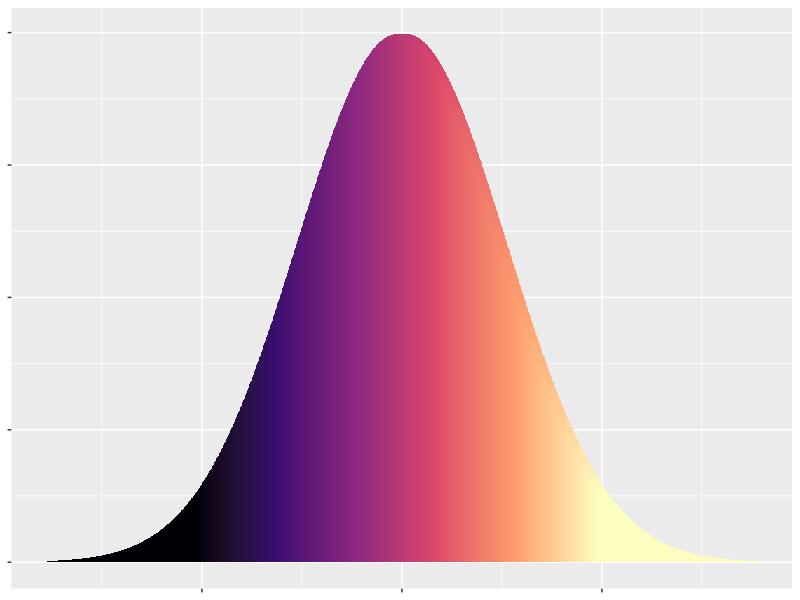
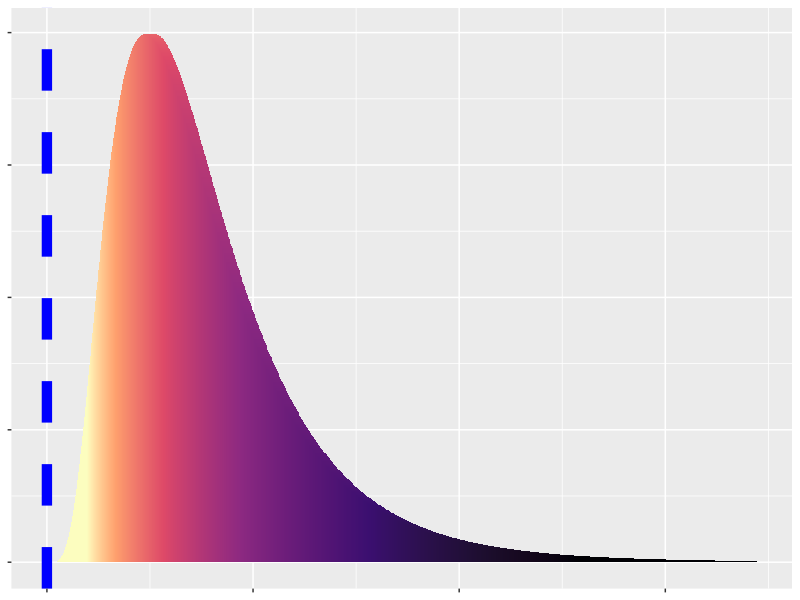
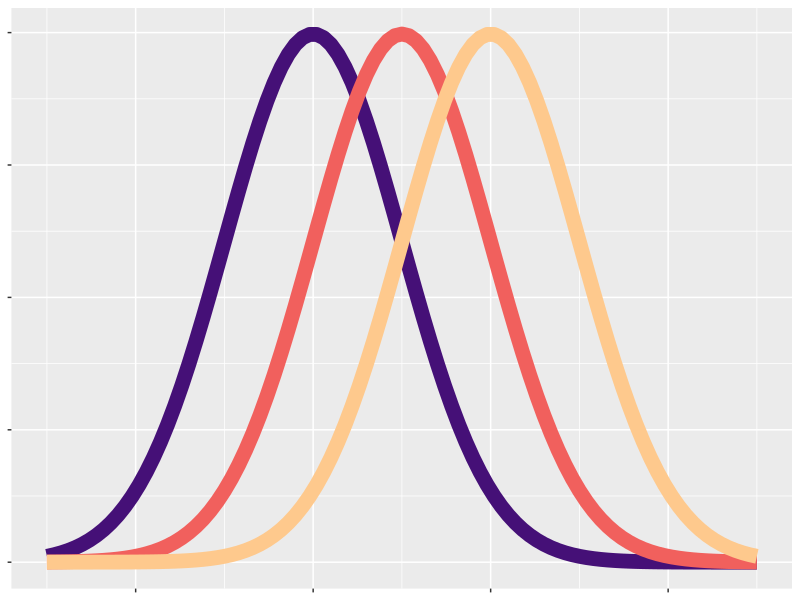
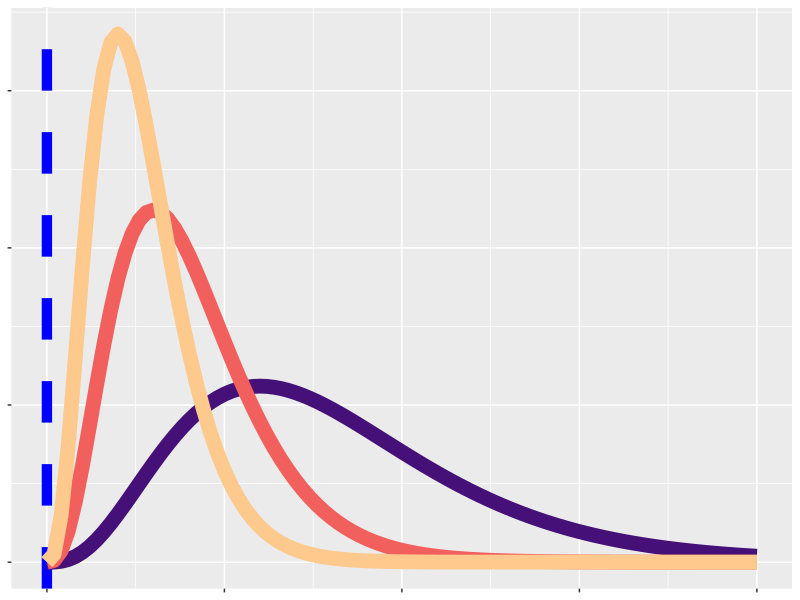
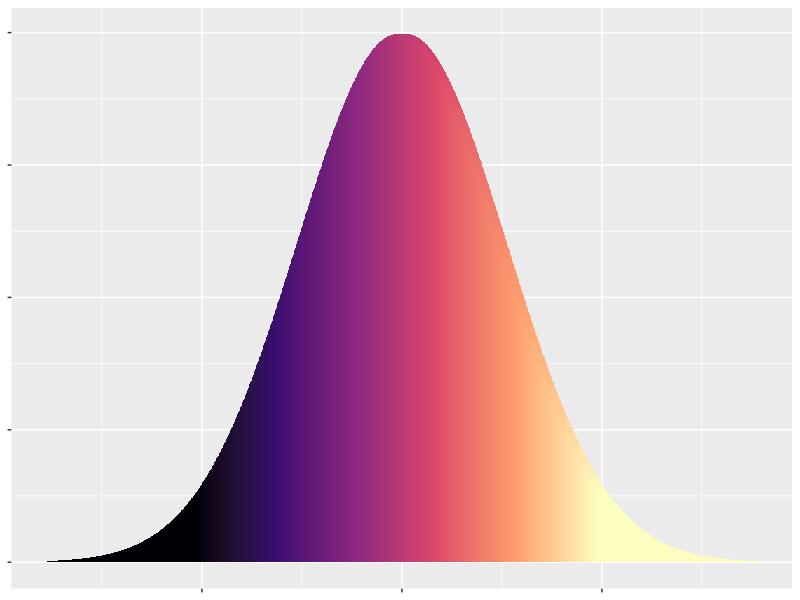
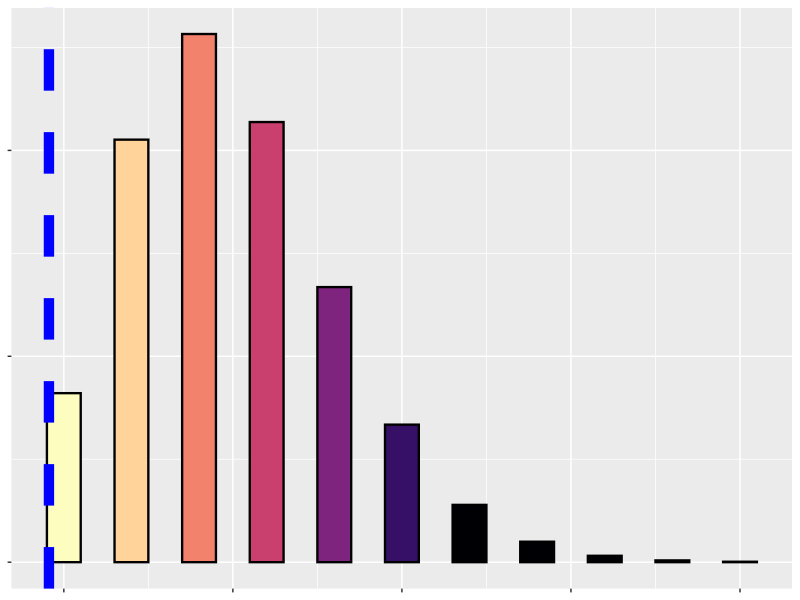
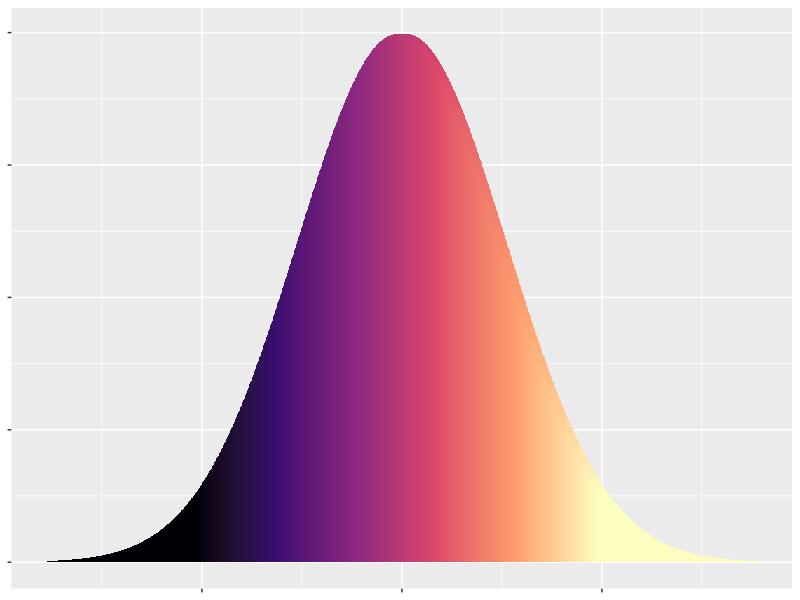
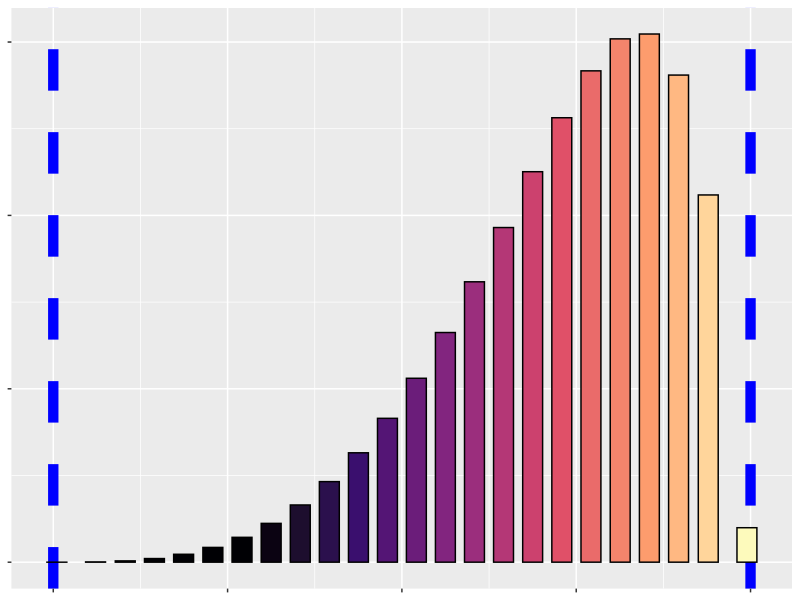

Generate these figures, in order, with R:
## ---- chunk 1
library(ggplot2)
library(scales)
df = data.frame(x = seq(-3.5, 3.5, length.out = 1000), y = NA)
df$y = dnorm(df$x, mean = 0, sd = 1)

ggplot(df, aes(x = x, y = y, fill = x)) +
  geom_col(width = 0.1, color = NA) +
  scale_fill_viridis_c(option="magma",limits=c(-2,2),oob=scales::squish) +
  theme(text=element_blank(),legend.position = "none")
## ---- chunk 2
ggplot(df, aes(x = 3^(x/2), y = y, fill = x)) +
  geom_col(width = 0.1, color = NA) +
  scale_fill_viridis_c(option="magma",direction=-1,limits=c(-1.5,3),oob=scales::squish) +
  geom_vline(xintercept=0,linewidth=3.5,linetype=2,color="blue")+
  theme(text=element_blank(),legend.position = "none")
## ---- chunk 3
# viridis_pal(option = "magma")(10)
ggplot() +
  scale_x_continuous(limits=c(-3,5))+
  stat_function(fun=dnorm,args=list(0,1),linewidth=5,col="#451077FF")+
  stat_function(fun=dnorm,args=list(1,1),linewidth=5,col="#F1605DFF")+
  stat_function(fun=dnorm,args=list(2,1),linewidth=5,col="#FEC98DFF")+
  theme(text=element_blank())
## ---- chunk 4
ggplot() +
  scale_x_continuous(limits=c(0,10))+
  geom_vline(xintercept=0,linewidth=3.5,linetype=2,color="blue")+
  stat_function(fun=dgamma,args=list(4,1),linewidth=5,col="#451077FF")+
  stat_function(fun=dgamma,args=list(4,2),linewidth=5,col="#F1605DFF")+
  stat_function(fun=dgamma,args=list(4,3),linewidth=5,col="#FEC98DFF")+
  theme(text=element_blank())
## ---- chunk 5
df = data.frame(x = seq(-3.5, 3.5, length.out = 1000), y = NA)
df$y = dnorm(df$x, mean = 0, sd = 1)

ggplot(df, aes(x = x, y = y, fill = x)) +
  geom_col(width = 0.1, color = NA) +
  scale_fill_viridis_c(option="magma",limits=c(-2,2),oob=scales::squish) +
  theme(text=element_blank(),legend.position = "none")
## ---- chunk 6
dfPois = data.frame(x=0:10,y=NA)
dfPois$y = dpois(dfPois$x,2.5)
ggplot(dfPois, aes(x = x, y = y, fill = x)) +
  geom_col(width = 0.5, color = "black",size=.8) +
  scale_fill_viridis_c(option="magma",direction=-1,limits=c(0.5,6),oob=scales::squish) +
  geom_vline(xintercept=-.22,linewidth=3.5,linetype=2,color="blue")+
  theme(text=element_blank(),legend.position = "none")
## ---- chunk 7
df = data.frame(x = seq(-3.5, 3.5, length.out = 1000), y = NA)
df$y = dnorm(df$x, mean = 0, sd = 1)

ggplot(df, aes(x = x, y = y, fill = x)) +
  geom_col(width = 0.1, color = NA) +
  scale_fill_viridis_c(option="magma",limits=c(-2,2),oob=scales::squish) +
  theme(text=element_blank(),legend.position = "none")
## ---- chunk 8
k = 25
dfBin = data.frame(x=seq(-5,5,length.out=5000),y=NA)
dfBin$y = dnorm(dfBin$x,1,.65)
dfBin$x = pnorm(dfBin$x)
dfBin$k = cut(dfBin$x,breaks=seq(0,1,length.out=k))
dfBin = aggregate(dfBin,by=list(dfBin$k),FUN=mean)
ggplot(dfBin, aes(x = x, y = y, fill = x)) +
 geom_vline(xintercept=c(0,1),linewidth=3.5,linetype=2,color="blue")+
  geom_col(width = 1/(k+10), color = "black") +
  scale_fill_viridis_c(option="magma",limits=c(.3,1),oob=scales::squish) +
  theme(text=element_blank(),legend.position = "none")
## ---- chunk 9
k = 25
dfBin = data.frame(x=seq(-5,5,length.out=5000),y=NA)
dfBin$y = dnorm(dfBin$x,-1,.65)
dfBin$x = pnorm(dfBin$x)
dfBin$k = cut(dfBin$x,breaks=seq(0,1,length.out=k))
dfBin = aggregate(dfBin,by=list(dfBin$k),FUN=mean)
ggplot(dfBin, aes(x = x, y = y, fill = x)) +
 geom_vline(xintercept=c(0,1),linewidth=3.5,linetype=2,color="blue")+
  geom_col(width = 1/(k+10), color = "black") +
  scale_fill_viridis_c(option="magma",limits=c(0,.7),oob=scales::squish) +
  theme(text=element_blank(),legend.position = "none")
## ---- chunk 10
k = 25
dfBin = data.frame(x=seq(-5,5,length.out=5000),y=NA)
dfBin$y = dnorm(dfBin$x,-.3,.7)
dfBin$x = pnorm(dfBin$x)
dfBin$k = cut(dfBin$x,breaks=seq(0,1,length.out=k))
dfBin = aggregate(dfBin,by=list(dfBin$k),FUN=mean)
ggplot(dfBin, aes(x = x, y = y, fill = x)) +
 geom_vline(xintercept=c(0,1),linewidth=3.5,linetype=2,color="blue")+
  geom_col(width = 1/(k+10), color = "black") +
  scale_fill_viridis_c(option="magma",limits=c(0,.9),oob=scales::squish) +
  theme(text=element_blank(),legend.position = "none")
## ---- chunk 11
# viridis_pal(option = "magma")(12)
ggplot() +
  scale_x_continuous(limits=c(-5,4.5))+
  stat_function(fun=dnorm,args=list(-2,1),linewidth=5,col="#120D32FF")+
  stat_function(fun=dnorm,args=list(-1.3,1),linewidth=5,col="#451077FF")+
  stat_function(fun=dnorm,args=list(-0.6,1),linewidth=5,col="#A3307EFF")+
  stat_function(fun=dnorm,args=list(0.1,1),linewidth=5,col="#E95562FF")+
  stat_function(fun=dnorm,args=list(0.8,1),linewidth=5,col="#F97C5DFF")+
  stat_function(fun=dnorm,args=list(1.5,1),linewidth=5,col="#FEC98DFF")+
  theme(text=element_blank())
## ---- chunk 12
inverse_probit_trans = function() {
  trans_new("inverse_probit", 
            transform = function(x) pnorm(x), 
            inverse = function(x) qnorm(x))
}
ggplot() +
  geom_vline(xintercept=c(-3,4),linewidth=4,linetype=2,color="blue")+
  scale_x_continuous(limits=c(-3,4), trans = inverse_probit_trans())+
  stat_function(fun=dnorm,args=list(-1.0,.6),linewidth=5,col="#120D32FF")+
  stat_function(fun=dnorm,args=list(-0.6,.6),linewidth=5,col="#451077FF")+
  stat_function(fun=dnorm,args=list(-0.2,.6),linewidth=5,col="#A3307EFF")+
  stat_function(fun=dnorm,args=list(0.2,.6),linewidth=5,col="#E95562FF")+
  stat_function(fun=dnorm,args=list(0.6,.6),linewidth=5,col="#F97C5DFF")+
  stat_function(fun=dnorm,args=list(1.0,.6),linewidth=5,col="#FEC98DFF")+
  theme(text=element_blank())
